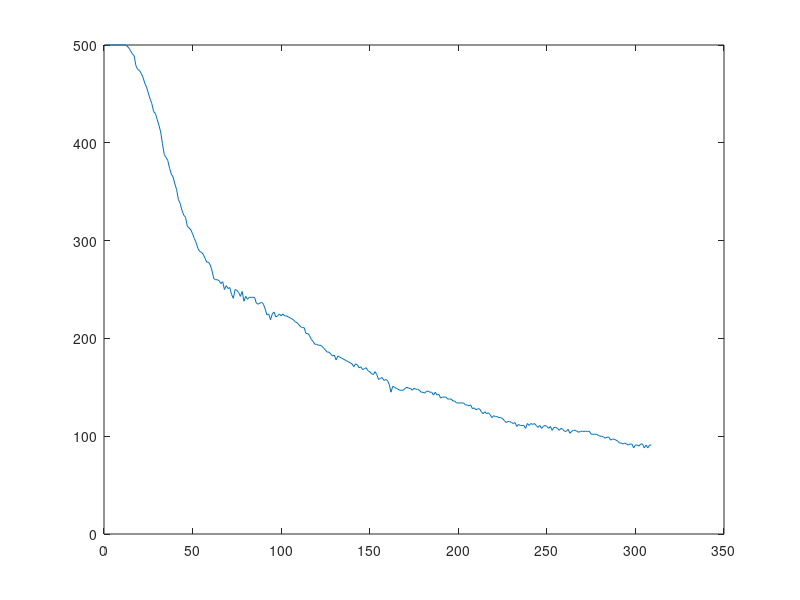

MATLAB code for this plot:
agentcounts = [
500
500
500
500
500
500
500
500
500
500
500
500
499
497
494
491
489
479
475
474
471
467
461
457
451
445
440
432
430
424
418
411
399
388
385
382
374
368
365
358
352
342
338
331
326
324
315
313
311
307
302
298
292
289
288
286
282
278
278
275
269
261
260
260
259
256
258
250
254
251
252
245
241
250
249
247
243
248
238
243
240
242
242
242
242
236
235
236
237
235
230
224
225
219
225
227
222
223
225
223
225
223
223
222
221
220
219
217
216
214
212
211
211
205
205
203
199
197
194
194
193
193
192
190
188
186
186
184
182
183
178
182
181
180
179
178
177
176
175
174
171
174
173
170
171
168
169
170
167
166
164
163
166
163
158
159
160
157
158
157
153
145
151
150
149
148
147
147
147
149
150
149
149
147
149
148
148
147
145
145
144
146
146
145
145
142
145
142
143
139
140
140
140
138
138
138
136
136
134
134
134
134
134
132
132
131
132
128
129
127
128
128
125
123
125
123
124
122
119
121
120
120
119
119
118
116
114
115
115
114
113
114
110
112
111
111
111
108
113
111
113
112
113
111
109
111
108
110
111
110
108
110
106
109
109
108
106
108
107
105
105
107
103
105
106
106
105
104
105
105
105
105
105
105
102
102
102
102
101
100
100
99
98
99
99
96
97
97
96
95
93
93
92
93
92
91
92
92
88
91
91
90
92
92
88
91
88
91
91
];

plot (agentcounts);
